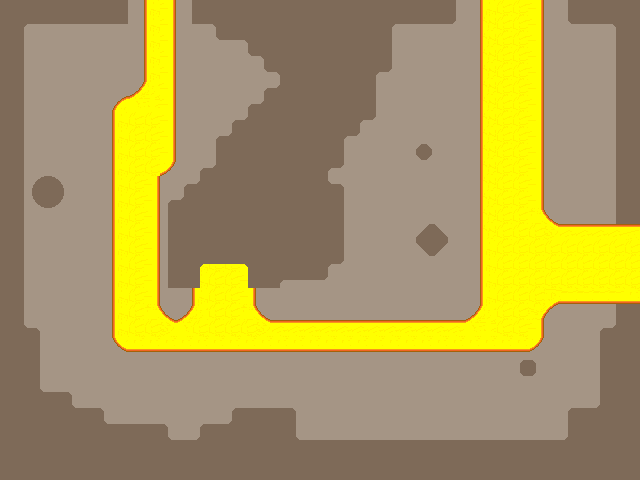

This game map was drawn from its Tiled (.tmx) file and the tilesets committed beside it. A one-line description and the full map source follow:
An orthogonal 40x30 tile map with 16x16 px tiles, 2 tile layers (Tile Layer 1, Tile Layer 2), 3 tilesets.

<map version="1.10" tiledversion="1.10.2" orientation="orthogonal" renderorder="right-down" width="40" height="30" tilewidth="16" tileheight="16" infinite="0" nextlayerid="3" nextobjectid="1">
 <tileset firstgid="1" source="dirt 2 cutout.tsx" />
 <tileset firstgid="55" source="dirt cutout.tsx" />
 <tileset firstgid="109" source="terrain_tilesets.tsx" />
 <layer id="1" name="Tile Layer 1" width="40" height="30">
  <data encoding="csv">
1,1,1,1,1,1,1,1,1,1,1,1,1,1,1,1,1,1,1,1,1,1,1,1,1,1,1,1,1,1,1,1,1,1,1,1,1,1,1,1,
75,1,1,1,1,1,1,1,1,1,1,1,1,1,75,75,75,75,75,75,75,75,75,75,1,1,1,1,1,1,1,1,1,1,1,1,1,1,1,75,
75,1,1,1,1,1,1,1,1,1,1,1,1,1,1,1,75,75,75,75,75,75,75,75,1,1,1,1,1,1,1,1,1,1,1,1,1,1,1,75,
75,1,1,1,1,1,1,1,1,1,1,1,1,1,1,1,1,75,75,75,75,75,75,75,1,1,1,1,1,1,1,1,1,1,1,1,1,1,1,75,
75,1,1,1,1,1,1,1,1,1,1,1,1,1,1,1,1,1,75,75,75,75,75,1,1,1,1,1,1,1,1,1,1,1,1,1,1,1,1,75,
75,1,1,1,1,1,1,1,1,1,1,1,1,1,1,1,1,1,75,75,75,75,75,1,1,1,1,1,1,1,1,1,1,1,1,1,1,1,1,75,
75,1,1,1,1,1,1,1,1,1,1,1,1,1,1,1,1,75,75,75,75,75,75,1,1,1,1,1,1,1,1,1,1,1,1,1,1,1,1,75,
75,1,1,1,1,1,1,1,1,1,1,1,1,1,1,1,75,75,75,75,75,75,1,1,1,1,1,1,1,1,1,1,1,1,1,1,1,1,1,75,
75,1,1,1,1,1,1,1,1,1,1,1,1,1,1,75,75,75,75,75,75,1,1,1,1,1,1,1,1,1,1,1,1,1,1,1,1,1,1,75,
75,1,1,1,1,1,1,1,1,1,1,1,1,1,75,75,75,75,75,75,75,1,1,1,1,1,1,1,1,1,1,1,1,1,1,1,1,1,1,75,
75,1,1,1,1,1,1,1,1,1,1,1,1,1,75,75,75,75,75,75,1,1,1,1,1,1,1,1,1,1,1,1,1,1,1,1,1,1,1,75,
75,1,1,1,1,1,1,1,1,1,1,1,1,75,75,75,75,75,75,75,1,1,1,1,1,1,1,1,1,1,1,1,1,1,1,1,1,1,1,75,
75,1,1,1,1,1,1,1,1,1,1,1,75,75,75,75,75,75,75,75,75,1,1,1,1,1,1,1,1,1,1,1,1,1,1,1,1,1,1,75,
75,1,1,1,1,1,1,1,1,1,1,75,75,75,75,75,75,75,75,75,75,1,1,1,1,1,1,1,1,1,1,1,1,1,1,1,1,1,1,75,
75,1,1,1,1,1,1,1,1,1,1,75,75,75,75,75,75,75,75,75,75,1,1,1,1,1,1,1,1,1,1,1,1,1,1,291,291,291,291,1,
75,1,1,1,1,1,1,1,1,1,1,1,1,1,1,1,1,75,75,75,75,1,1,1,1,1,1,1,1,1,1,1,1,1,1,1,1,1,1,1,
75,1,1,1,1,1,1,1,1,1,1,1,302,303,303,305,1,75,75,75,1,1,1,1,1,1,1,1,1,1,1,1,1,1,1,1,1,1,1,1,
75,1,1,1,1,1,1,1,1,1,1,1,302,303,303,305,1,1,1,1,1,1,1,1,1,1,1,1,1,1,1,1,1,1,1,1,1,1,1,1,
75,1,1,1,1,1,1,1,1,1,1,1,1,1,1,1,1,1,1,1,1,1,1,1,1,1,1,1,1,1,1,1,1,1,1,328,328,328,328,1,
75,1,1,1,1,1,1,1,1,1,1,1,1,1,1,1,1,1,1,1,1,1,1,1,1,1,1,1,1,1,1,1,1,1,1,1,1,1,1,75,
75,1,1,1,1,1,1,1,1,1,1,1,1,1,1,1,1,1,1,1,1,1,1,1,1,1,1,1,1,1,1,1,1,1,1,1,1,1,1,75,
75,75,1,1,1,1,1,1,1,1,1,1,1,1,1,1,1,1,1,1,1,1,1,1,1,1,1,1,1,1,1,1,1,1,1,1,1,1,75,75,
75,75,1,1,1,1,1,1,1,1,1,1,1,1,1,1,1,1,1,1,1,1,1,1,1,1,1,1,1,1,1,1,1,1,1,1,1,1,75,75,
75,75,1,1,1,1,1,1,1,1,1,1,1,1,1,1,1,1,1,1,1,1,1,1,1,1,1,1,1,1,1,1,1,1,1,1,1,1,75,75,
75,75,1,1,1,1,1,1,1,1,1,1,1,1,1,1,1,1,1,1,1,1,1,1,1,1,1,1,1,1,1,1,1,1,1,1,1,1,75,75,
75,75,75,75,1,1,1,1,1,1,1,1,1,1,1,1,1,1,1,1,1,1,1,1,1,1,1,1,1,1,1,1,1,1,1,1,1,1,75,75,
75,75,75,75,75,75,1,1,1,1,1,1,1,1,1,75,75,75,1,1,1,1,1,1,1,1,1,1,1,1,1,1,1,1,1,1,75,75,75,75,
75,75,75,75,75,75,75,75,75,75,1,1,1,75,75,75,75,75,1,1,1,1,1,1,1,1,1,1,1,1,1,1,1,1,1,1,75,75,75,75,
75,75,75,75,75,75,75,75,75,75,75,75,75,75,75,75,75,75,75,75,75,75,75,75,75,75,75,75,75,75,75,75,75,75,75,75,75,75,75,75,
75,75,75,75,75,75,75,75,75,75,75,75,75,75,75,75,75,75,75,75,75,75,75,75,75,75,75,75,75,75,75,75,75,75,75,75,75,75,75,75
</data>
 </layer>
 <layer id="2" name="Tile Layer 2" width="40" height="30">
  <data encoding="csv">
75,75,75,75,75,75,75,75,0,302,305,0,75,75,75,75,75,75,75,75,75,75,75,75,75,75,75,75,82,0,302,303,303,305,0,83,75,75,75,75,
0,67,85,85,85,85,85,85,0,302,305,0,85,68,0,0,0,0,0,0,0,0,0,0,67,85,85,85,101,0,314,303,303,305,0,100,85,85,68,0,
0,82,0,0,0,0,0,0,0,302,305,0,0,100,85,68,0,0,0,0,0,0,0,0,82,0,0,0,0,0,314,303,303,305,0,0,0,0,83,0,
0,82,0,0,0,0,0,0,0,302,305,0,0,0,0,100,68,0,0,0,0,0,0,0,82,0,0,0,0,0,314,303,303,305,0,0,0,0,83,0,
0,82,0,0,0,0,0,0,0,302,305,0,0,0,0,0,100,68,0,0,0,0,0,67,101,0,0,0,0,0,314,303,303,305,0,0,0,0,83,0,
0,82,0,0,0,0,0,0,375,376,305,0,0,0,0,0,91,77,0,0,0,0,0,82,0,0,0,0,0,0,314,303,303,305,0,0,0,0,83,0,
0,82,0,0,0,0,0,290,387,388,305,0,0,0,0,91,77,0,0,0,0,0,0,82,0,0,0,0,0,0,314,303,303,305,0,0,0,0,83,0,
0,82,0,0,0,0,0,302,303,303,305,0,0,0,91,77,0,0,0,0,0,0,67,101,0,0,0,0,0,0,314,303,303,305,0,0,0,0,83,0,
0,82,0,0,0,0,0,302,303,303,305,0,0,91,77,0,0,0,0,0,0,67,101,0,0,0,0,0,0,0,314,303,303,305,0,0,0,0,83,0,
0,82,0,0,0,0,0,302,303,303,305,0,0,83,0,0,0,0,0,0,0,82,0,0,0,0,66,0,0,0,314,303,303,305,0,0,0,0,83,0,
0,82,0,0,0,0,0,302,303,303,329,0,91,77,0,0,0,0,0,0,67,101,0,0,0,0,0,0,0,0,314,303,303,305,0,0,0,0,83,0,
0,82,64,65,0,0,0,302,303,305,0,91,77,0,0,0,0,0,0,0,76,92,0,0,0,0,0,0,0,0,314,303,303,305,0,0,0,0,83,0,
0,82,73,74,0,0,0,302,303,305,91,77,0,0,0,0,0,0,0,0,0,82,0,0,0,0,0,0,0,0,314,303,303,305,0,0,0,0,83,0,
0,82,0,0,0,0,0,302,303,305,83,0,0,0,0,0,0,0,0,0,0,82,0,0,0,0,0,0,0,0,314,303,303,373,374,0,0,0,83,0,
0,82,0,0,0,0,0,302,303,305,83,0,0,0,0,0,0,0,0,0,0,82,0,0,0,0,80,81,0,0,314,303,303,303,386,0,0,0,0,292,
0,82,0,0,0,0,0,302,303,305,83,75,75,75,75,75,75,0,0,0,0,82,0,0,0,0,89,90,0,0,302,303,303,303,303,303,303,303,303,303,
0,82,0,0,0,0,0,302,303,305,83,75,67,85,85,68,75,0,0,0,67,101,0,0,0,0,0,0,0,0,302,303,303,303,303,303,303,303,303,303,
0,82,0,0,0,0,0,302,303,305,83,75,82,0,0,83,75,67,85,85,101,0,0,0,0,0,0,0,0,0,302,303,303,303,303,303,303,303,303,303,
0,82,0,0,0,0,0,302,303,305,0,0,302,303,303,305,0,0,0,0,0,0,0,0,0,0,0,0,0,0,302,303,303,303,350,0,0,0,0,327,
0,82,0,0,0,0,0,302,303,373,374,375,376,303,303,373,374,0,0,0,0,0,0,0,0,0,0,0,0,375,376,303,303,361,362,0,0,0,83,0,
0,76,92,0,0,0,0,302,303,303,386,387,303,303,303,303,386,291,291,291,291,291,291,291,291,291,291,291,291,387,388,303,303,305,0,0,0,91,77,0,
0,0,82,0,0,0,0,326,327,327,327,327,327,327,327,327,327,327,327,327,327,327,327,327,327,327,327,327,327,327,327,327,327,329,0,0,0,83,0,0,
0,0,82,0,0,0,0,0,0,0,0,0,0,0,0,0,0,0,0,0,0,0,0,0,0,0,0,0,0,0,0,0,91,92,0,0,0,83,0,0,
0,0,82,0,0,0,0,0,0,0,0,0,0,0,0,0,0,0,0,0,0,0,0,0,0,0,0,0,0,0,0,0,100,101,0,0,0,83,0,0,
0,0,76,84,92,0,0,0,0,0,0,0,0,0,0,0,0,0,0,0,0,0,0,0,0,0,0,0,0,0,0,0,0,0,0,0,0,83,0,0,
0,0,0,0,76,84,92,0,0,0,0,0,0,0,91,84,84,84,92,0,0,0,0,0,0,0,0,0,0,0,0,0,0,0,0,91,84,77,0,0,
0,0,0,0,0,0,76,84,84,84,92,0,91,84,77,0,0,0,82,0,0,0,0,0,0,0,0,0,0,0,0,0,0,0,0,83,0,0,0,0,
0,0,0,0,0,0,0,0,0,0,76,84,77,0,0,0,0,0,76,84,84,84,84,84,84,84,84,84,84,84,84,84,84,84,84,77,0,0,0,0,
0,0,0,0,0,0,0,0,0,0,0,0,0,0,0,0,0,0,0,0,0,0,0,0,0,0,0,0,0,0,0,0,0,0,0,0,0,0,0,0,
0,0,0,0,0,0,0,0,0,0,0,0,0,0,0,0,0,0,0,0,0,0,0,0,0,0,0,0,0,0,0,0,0,0,0,0,0,0,0,0
</data>
 </layer>
</map>
